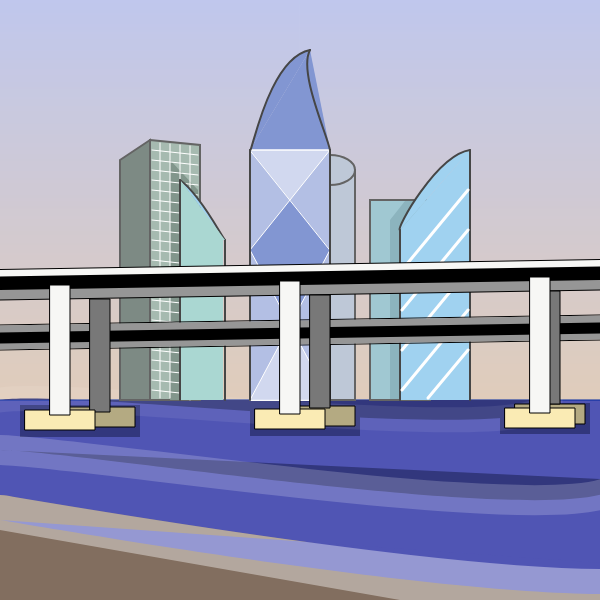
Frame 1 (no input)
Frame 60 (no input): identical to frame 1, image omitted
Frame 120 (the mouse pressed at the canvas centre since frame 60): identical to frame 1, image omitted

The p5.js sketch that drew this single still picture (run headless with seeded random() and noise() and a simulated clock; from frame 60 on, the mouse is pressed at the canvas centre):

// p5.js sketch
// ── sketch.js
function setup() {
  createCanvas(600, 600);
}

function draw() {
  background(255);
  noFill();
  //sky
  c1 = color(170, 180, 230);
  c2 = color(235,190,130);
  setGradient(c1, c2);
  function setGradient(c1, c2) {
  // noprotect
  noFill();
  for (var y = 0; y < height; y++) {
    var inter = map(y, 0, height, 0, 1);
    var c = lerpColor(c1, c2, inter);
    stroke(c);
    line(0, y, width, y);
  }
}

  //sea
  noStroke()
  fill(80,85,180);
  rect(0,400,600,200);
  stroke(0,40,160);
  line(0,400,600,400);

  strokeWeight(50);
  stroke(130,110,95);
  curve(0,100,700,570,0,520,100,470);
  strokeWeight(50);
  stroke(255,255,255,100);
  curve(0,100,700,570,0,520,100,470);
  noStroke();
  fill(130,110,95);
  triangle(0,530,0,600,400,600);

  //sea shadow
  noStroke();
  fill(50,55,125);
  rect(20,405,120,32);
  rect(250,405,110,31);
  rect(500,403,90,31);
  
  //wave
  strokeWeight(30);
  stroke(255,255,255,50);
  curve(0,100,620,480,0,450,100,470);
  strokeWeight(25);
  stroke(255,255,255,20);
  curve(0,100,550,400,0,400,100,470);
    
  //building_left_quad
  strokeWeight(2);
  stroke(100);
  fill(125,138,132);
  quad(120,160,150,140,150,400,120,400) ;
  fill(166,186,176);
  quad(150,140,200,145,200,400,150,400);
  //shadow
  noStroke();
  fill(130,150,140);
  quad(170,160,170,400,198,400,198,190);
  //window
  stroke(255);
  strokeWeight(1);
  line(160,398,160,143);
  line(170,398,170,144);
  line(180,400,180,145);
  line(190,400,190,146);
  line(152,150,198,155);
  line(152,160,198,165);
  line(152,170,198,175);
  line(152,180,198,185);
  line(152,190,198,195);
  line(152,200,198,205);
  line(152,210,198,215);
  line(152,220,198,225);
  line(152,230,198,235);
  line(152,240,198,245);
  line(152,250,198,255);
  line(152,260,198,265);
  line(152,270,198,275);
  line(152,280,200,285);
  line(152,290,200,295);
  line(152,300,200,305);
  line(152,310,200,315);
  line(152,320,200,325);
  line(152,330,200,335);
  line(152,340,200,345);
  line(152,350,200,355);
  line(152,360,200,365);
  line(152,370,200,375);
  line(152,380,200,385);
  line(152,390,198,395);
  
  //building_ellipse
  stroke(100);
  strokeWeight(2);
  line(305,170,305,400);
  line(355,170,355,400);
  noFill();
  fill(190,200,215);
  rect(305,170,50,230);
  ellipse(330,170,50,30);
 
  //building_main
  noStroke();
  fill(130,150,210);
  triangle(250,150,330,150,310,50);
  noStroke();
  fill(130,150,210);
  rect(250,150,80,250);
  fill(130,150,210);
  
  stroke(255);
  strokeWeight(1);
  fill(255,255,255,100);
  triangle(250,150,330,150,250,250);
  triangle(250,150,330,150,330,250);
  triangle(250,400,250,250,330,400);
  triangle(250,400,330,250,330,400);
  stroke(0);
  strokeWeight(1);
  
  stroke(70);
  strokeWeight(2);
  fill(130,150,210);
  curve(500,100,310,50,250,150,300,20);
  noFill();
  curve(330,150,330,150,310,50,400,20);
  line(250,400,250,150);
  line(330,150,330,400);
  line(330,150,330,400);

  
  //building_right1
  stroke(100);
  strokeWeight(2);
  fill(160,200,210);
  rect(370,200,60,200);
  //shadow
  noStroke();
  fill(140,180,190);
  rect(390,201,30,198);
  fill(160,200,210);
  triangle(390,201,390,220,405,201);
  
  //building_right2
  fill(160,210,240);
  noStroke();
  triangle(400,230,470,230,470,150);
  rect(400,230,70,170);
  stroke(70);
  strokeWeight(2);
  curve(500,150,400,230,470,150,600,200);
  line(400,230,400,400);
  line(470,150,470,400);
  stroke(255);
  strokeWeight(3);
  line(468,190,402,270);
  line(468,230,402,310);
  line(468,270,402,350);
  line(468,310,402,390);
  line(468,350,428,398);
  

  //building_left
  stroke(70);
  strokeWeight(2);
  curve(100,150,180,180,225,240,200,200);
  line(180,180,180,400);
  line(225,240,225,400);
  noStroke();
  fill(170,215,210);
  rect(181,240,42,160);
  triangle(181,181,181,240,225,240);
  stroke(0);

   //bridge high
  stroke(0);
  line(0,270,600,260);
  stroke(247,247,245);
  strokeWeight(10);
  line(0,275,600,265);
  stroke(0);
  strokeWeight(17);
  line(0,285,600,275);
  strokeWeight(10);
  stroke(150,150,150);
  line(0,295,600,285);
  stroke(0);
  strokeWeight(1);
  line(0,300,600,290);
  //bridge low
  line(0,325,600,315);
  line(0,350,600,340);
  strokeWeight(9);
  stroke(150,150,150);
  line(0,330,600,320);
  line(0,345,600,335);
  stroke(0);
  strokeWeight(11);
  line(0,338,600,328);
  strokeWeight(1);
  stroke(0);
  //bridge bottom_back
  fill(180,170,130);
  rect(65,407,70,20);
  rect(285,406,70,20);
  rect(515,404,70,20);
  //bridge column back
  fill(120,120,120);
  rect(90,299,20,113);
  rect(310,295,20,113);
  rect(540,291,20,113);
  //bridge bottom_front
  fill(250,235,180);
  rect(25,410,70,20);
  rect(255,409,70,20);
  rect(505,408,70,20);
  //bridge column front
  fill(247,247,245);
  rect(50,285,20,130);
  rect(280,281,20,133);
  rect(530,277,20,136);
}
